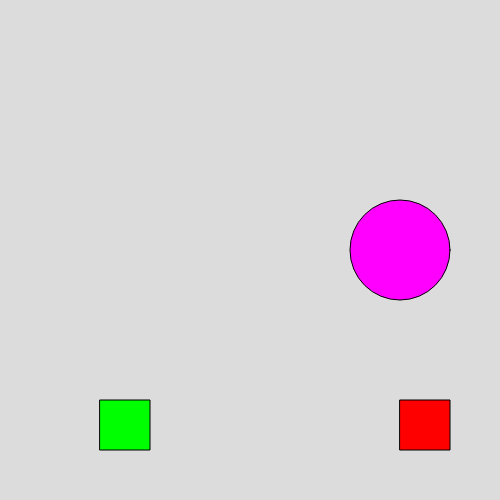
Frame 1 (no input)
Frame 60 (no input): identical to frame 1, image omitted
Frame 120 (the mouse pressed at the canvas centre since frame 60): identical to frame 1, image omitted

The p5.js sketch that drew this single still picture (run headless with seeded random() and noise() and a simulated clock; from frame 60 on, the mouse is pressed at the canvas centre):

// p5.js sketch
// ── sketch.js
let character;
let advanceButton = new Move(0, 255, 0, 100, 400);
let backButton = new Move(255, 0, 0, 400, 400);


function setup() {
  createCanvas(500, 500);
  character = new Character(4);
}

function draw() {
  background(220);
  character.display();
  //character.intLimiter();
  advanceButton.display();
  backButton.display();

}

function mousePressed() {

  //Advance
  if (dist(mouseX, mouseY, advanceButton.getX(), advanceButton.getY()) < advanceButton.getDiameter()) {
    character.moveAlong();
  }

  //backButton
  if (dist(mouseX, mouseY, backButton.getX(), backButton.getY()) < backButton.getDiameter()) {
    character.moveBack();
  }
}

// ── Character.js
class Character {
    
    constructor(int) {
       
        this.x = 0;
        this.y = 0;
        this.int = int;
    }
    

    display() {
        
        switch (this.int) {
            case 1:
                this.x = 100;
                this.y = 250;
                fill(0,255,40);
                circle(this.x, this.y, 100);
                break;
            case 2:
                this.x = 200;
                this.y = 250;
                fill(255,0,0);
                circle(this.x, this.y, 100);
                break;
            case 3:
                this.x = 300;
                this.y = 250;
                fill(255,255,0);
                circle(this.x, this.y, 100);
                break;
            case 4:
                this.x = 400;
                this.y = 250;
                fill(255,0,255);
                circle(this.x, this.y, 100);
                break;
        }
    }

    moveAlong() {
            this.int++;
    }
    
    moveBack() {
            this.int--;
        }
    }


// ── Move.js
class Move {
    
    constructor(r, g, b, x, y) {
        this.x = x;
        this.y = y;
        this.diameter = 50;
        this.r = r;
        this.g = g;
        this.b = b;
    }

    intLimiter() {
        if (this.int > 4) {
            this.int = 4;
        }

        if (this.int < 0) {
            this.int = 0;
        }  
    }

    display() {
        fill(this.r,this.g,this.b);
        square(this.x, this.y, this.diameter);
    }

    getX() {
        return this.x;
    }

    getY() {
        return this.y;
    }

    getDiameter() {
        return this.diameter;
    }

}
